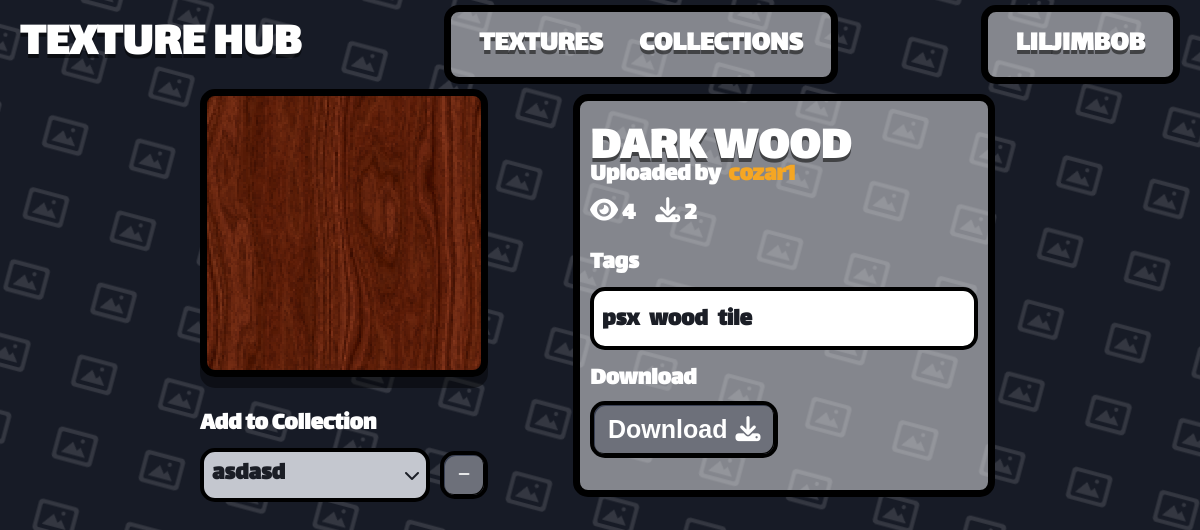
The app's page /texture/7 (signed in) with its own data.
### app.py (models this page shows)
class User(db.Model):  # pylint: disable=too-few-public-methods
    __tablename__ = "User"
    user_id = db.Column(db.Integer, primary_key=True)
    user_name = db.Column(db.String(80), unique=True, nullable=False)
    user_password = db.Column(db.String(120), nullable=False)
    user_rating = db.Column(db.Integer, default=0)

class Texture(db.Model):  # pylint: disable=too-few-public-methods
    __tablename__ = "Texture"
    texture_id = db.Column(db.Integer, primary_key=True)
    texture_name = db.Column(db.String(80), unique=True, nullable=False)
    texture_address = db.Column(db.String(120), nullable=False)
    texture_user_id = db.Column(db.Integer, default=0)
    texture_tags = db.Column(db.String(200), nullable=True)

### app.py (the view)
@app.route("/texture/<texture_id>", methods=["POST", "GET"])
@login_required
def texture_detail(user, texture_id):
    collections = Collection.query.filter_by(collection_user_id=user.user_id).all()
    texture_obj = get_or_404(Texture, texture_id=texture_id)
    uploaded_user = get_or_404(User, user_id=texture_obj.texture_user_id)
    if request.method == "POST":
        redirect_response = _update_texture_collections(texture_id, user)
        if redirect_response is not None:
            return redirect_response
    in_collections = {
        row.collection_id
        for row in TextureCollection.query.filter_by(texture_id=texture_id).all()
    }
    collections_contained = {
        c.collection_id: (c.collection_id in in_collections) for c in collections
    }
    already_viewed = record_exists(
        TextureViews, texture_id=texture_id, user_id=user.user_id
    )
    if not already_viewed:
        record_once(TextureViews, texture_id=texture_id, user_id=user.user_id)
    views = TextureViews.query.filter_by(texture_id=texture_id).count()
    downloads = TextureDownloads.query.filter_by(texture_id=texture_id).count()
    return render_template(
        "texture.html",
        user=user,
        texture=texture_obj,
        uploaded_user=uploaded_user,
        collections=collections,
        collections_contained=collections_contained,
        views=views,
        downloads=downloads,
    )

### app.py (called while the page is built)
def get_current_user():
    user_id = session.get("user_id")
    if user_id is None:
        return None
    return User.query.get(user_id)

@app.template_filter("texture_url")
def texture_image_url(address):
    if not address:
        return DEFAULT_TEXTURE_URL
    addr = str(address).strip().replace("\\", "/")
    if addr.startswith("/static/images/"):
        rel = addr[len("/static/images/"):]
    elif addr.startswith("static/images/"):
        rel = addr[len("static/images/"):]
    else:
        rel = os.path.basename(addr)
    rel = os.path.basename(rel)
    if not rel or rel.startswith("."):
        return DEFAULT_TEXTURE_URL
    full = os.path.join(STATIC_IMAGES_DIR, rel)
    if os.path.isfile(full):
        return f"/static/images/{rel}"
    return DEFAULT_TEXTURE_URL

def login_required(view):
    @wraps(view)
    def wrapped(*args, **kwargs):
        user = get_current_user()
        if user is None:
            return redirect("/login")
        return view(user, *args, **kwargs)
    return wrapped

def get_or_404(model, **filters):
    obj = model.query.filter_by(**filters).first()
    if obj is None:
        abort(404)
    return obj

def record_exists(model, **filters):
    return model.query.filter_by(**filters).first() is not None

### templates/texture.html (shortened to what this page needs)
{% extends "template.html" %}
{% block content %}
<div class="th-texture-page">
    <div class="th-item-page-img-column">
        <div class="th-detail-image"
            style="background-image: url('{{ texture.texture_address | texture_url }}'); background-size: cover; background-position: center; background-repeat: no-repeat;">
        </div>
        <div class="th-collection-row">
            <label class="th-label" for="collection-select">Add to Collection</label>
        </div>
        <form action="/texture/{{ texture.texture_id }}" method="post"
            style="display:flex; gap:10px; align-items:center;">
            <div class="th-select-wrap" style="flex:1;">
                <select class="th-input th-select" name="collection" id="collection-select">
                    {% for item in collections %}
                    <option value="{{ item.collection_id }}">{{ item.collection_name }}</option>
                    {% endfor %}
                </select>
            </div>
            <button type="submit" name="action" value="remove" class="th-btn" id="remove-btn">
                <i class="fas fa-minus"></i>
            </button>
        </form>
    </div>
    <div class="container">
        <div class="th-detail-title-row">
            <h1 class="th-detail-title">{{ texture.texture_name }}</h1>
        </div>
        <div class="th-detail-author">Uploaded by <a class="th-signup-link"
                href="/user/{{ uploaded_user.user_name }}">{{ uploaded_user.user_name }}</a></div>
        <div class="th-detail-author"><i class="fa-solid fa-eye"></i> <label
                style="margin-right: 20px;">{{views}}</label><i class="fa-solid fa-download"></i> {{downloads}}</div>
        {% if texture.texture_tags %}
        <label class="th-label">Tags</label>
        <div class="th-input">
            {% for tag in texture.texture_tags.split(',') %}
            <span class="th-detail-tag" style="display: inline-block; margin: 4px 6px 0 0;">{{ tag.strip() }}</span>
            {% endfor %}
        </div>
        {% endif %}
        <div class="th-download-panel">
            <label style="margin-bottom: -10px;" class="th-label">Download</label>
            <form action="/download/{{ texture.texture_id }}" method="post">
                <button class="th-btn th-download-btn" type="submit" name="download" value="download">
                    Download <i class="fas fa-download"></i>
                </button>
            </form>
        </div>
    </div>
</div>
{% endblock %}

### templates/template.html (shortened to what this page needs)
<!DOCTYPE html>
<html lang="en">
<head>
    <link rel="stylesheet" href="https://cdnjs.cloudflare.com/ajax/libs/font-awesome/6.5.2/css/all.min.css">
    <link rel="stylesheet" href="/static/style.css">
</head>
<body class="th-body">
    {% if request.endpoint not in ('login', 'signup') %}
    <header class="th-navbar">
        <a href="/" class="th-brand">TEXTURE HUB</a>
        <div class="container">
            <ul class="th-nav-links">
                <li><a href="/0" class="th-nav-link {% if request.path == '/' %}is-active{% endif %}">TEXTURES</a></li>
                <li><a href="/1"
                        class="th-nav-link {% if request.path == '/collections' %}is-active{% endif %}">COLLECTIONS</a>
                </li>
            </ul>
        </div>
        <div class="container">
            <ul class="th-nav-links">
                {% if user %}
                <li><a class="th-nav-link" href="/user/{{ user.user_name }}">{{ user.user_name }}</a></li>
                {% else %}
                <li><a href="/login" class="th-nav-link {% if request.path == '/' %}is-active{% endif %}">Login</a></li>
                {% endif %}
            </ul>
        </div>
    </header>
    {% endif %}
    <main class="th-page">
        {% block content %}
        {% endblock %}
    </main>
</body>
</html>

### records on screen
User: user_name "LILJIMBOB"
Texture: texture_address|texture_url (picture), texture_name "DARK WOOD"
User: user_name "cozar1"

### other values on screen
{{ views }} "4"
{{ downloads }} "2"
{{ tag.strip() }} "psx" "wood" "tile"
form field collection "asdasd"
